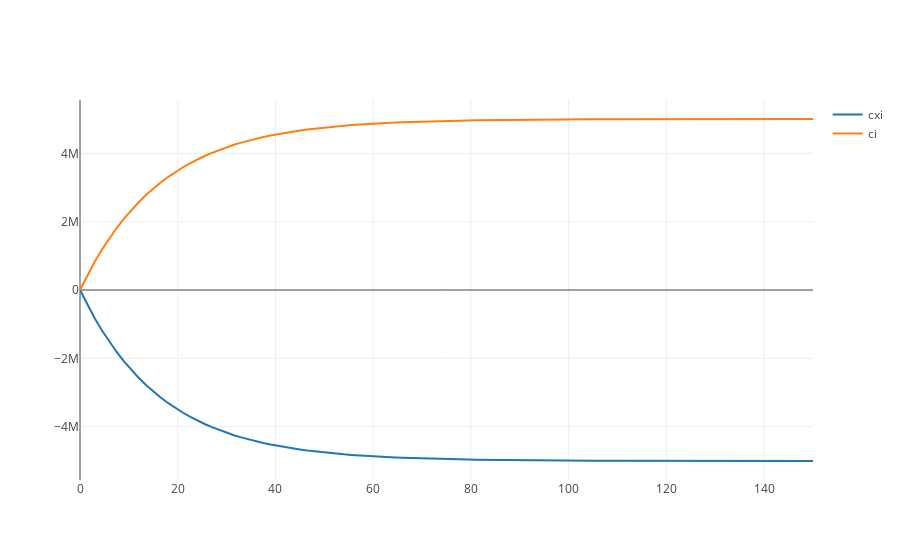

Notebook code cell kept with this figure:
### Markdown cell above
### plotting

### Code cell
# simulate from 0 to 150 with 100 steps
c_transport.reset() #refreshes from the model
c_transport.simulate(start = 0, end = 150, steps = 100,
                selections = ['time', "cxi", "ci"]) # time is important for how it gets divied up
# plot the simulation
c_transport.plot()
